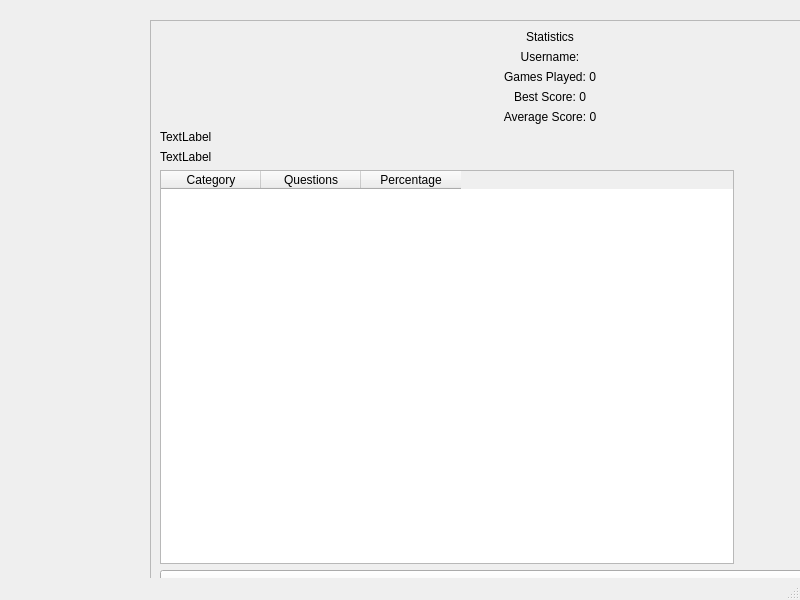
<?xml version="1.0" encoding="UTF-8"?>
<ui version="4.0">
 <class>StatisticsWindow</class>
 <widget class="QMainWindow" name="StatisticsWindow">
  <property name="geometry">
   <rect>
    <x>0</x>
    <y>0</y>
    <width>800</width>
    <height>600</height>
   </rect>
  </property>
  <property name="minimumSize">
   <size>
    <width>730</width>
    <height>600</height>
   </size>
  </property>
  <property name="windowTitle">
   <string>MainWindow</string>
  </property>
  <widget class="QWidget" name="centralwidget">
   <widget class="QFrame" name="frameStatistics">
    <property name="geometry">
     <rect>
      <x>150</x>
      <y>20</y>
      <width>800</width>
      <height>600</height>
     </rect>
    </property>
    <property name="minimumSize">
     <size>
      <width>800</width>
      <height>600</height>
     </size>
    </property>
    <property name="maximumSize">
     <size>
      <width>520</width>
      <height>360</height>
     </size>
    </property>
    <property name="frameShape">
     <enum>QFrame::Shape::StyledPanel</enum>
    </property>
    <property name="frameShadow">
     <enum>QFrame::Shadow::Raised</enum>
    </property>
    <layout class="QVBoxLayout" name="verticalLayout">
     <item>
      <widget class="QLabel" name="labelTitle">
       <property name="text">
        <string>Statistics</string>
       </property>
       <property name="alignment">
        <set>Qt::AlignmentFlag::AlignCenter</set>
       </property>
      </widget>
     </item>
     <item>
      <widget class="QLabel" name="labelUsername">
       <property name="text">
        <string>Username:</string>
       </property>
       <property name="alignment">
        <set>Qt::AlignmentFlag::AlignCenter</set>
       </property>
      </widget>
     </item>
     <item>
      <widget class="QLabel" name="labelGamesPlayed">
       <property name="text">
        <string>Games Played: 0</string>
       </property>
       <property name="alignment">
        <set>Qt::AlignmentFlag::AlignCenter</set>
       </property>
      </widget>
     </item>
     <item>
      <widget class="QLabel" name="labelBestScore">
       <property name="text">
        <string>Best Score: 0</string>
       </property>
       <property name="alignment">
        <set>Qt::AlignmentFlag::AlignCenter</set>
       </property>
      </widget>
     </item>
     <item>
      <widget class="QLabel" name="labelAverageScore">
       <property name="text">
        <string>Average Score: 0</string>
       </property>
       <property name="alignment">
        <set>Qt::AlignmentFlag::AlignCenter</set>
       </property>
      </widget>
     </item>
     <item>
      <widget class="QLabel" name="labelTotalQuestions">
       <property name="text">
        <string>TextLabel</string>
       </property>
      </widget>
     </item>
     <item>
      <widget class="QLabel" name="labelBestPlayer">
       <property name="text">
        <string>TextLabel</string>
       </property>
      </widget>
     </item>
     <item>
      <layout class="QHBoxLayout" name="horizontalLayout">
       <item>
        <widget class="QTableWidget" name="tableWidgetCategoryStats">
         <property name="columnCount">
          <number>3</number>
         </property>
         <column>
          <property name="text">
           <string>Category</string>
          </property>
         </column>
         <column>
          <property name="text">
           <string>Questions</string>
          </property>
         </column>
         <column>
          <property name="text">
           <string>Percentage</string>
          </property>
         </column>
        </widget>
       </item>
       <item>
        <widget class="QWidget" name="widgetScoreChart" native="true">
         <property name="minimumSize">
          <size>
           <width>200</width>
           <height>200</height>
          </size>
         </property>
        </widget>
       </item>
      </layout>
     </item>
     <item>
      <widget class="QPushButton" name="pushButtonBack">
       <property name="minimumSize">
        <size>
         <width>0</width>
         <height>40</height>
        </size>
       </property>
       <property name="text">
        <string>Back</string>
       </property>
      </widget>
     </item>
    </layout>
   </widget>
  </widget>
  <widget class="QMenuBar" name="menubar">
   <property name="geometry">
    <rect>
     <x>0</x>
     <y>0</y>
     <width>800</width>
     <height>18</height>
    </rect>
   </property>
  </widget>
  <widget class="QStatusBar" name="statusbar"/>
 </widget>
 <resources/>
 <connections/>
</ui>
